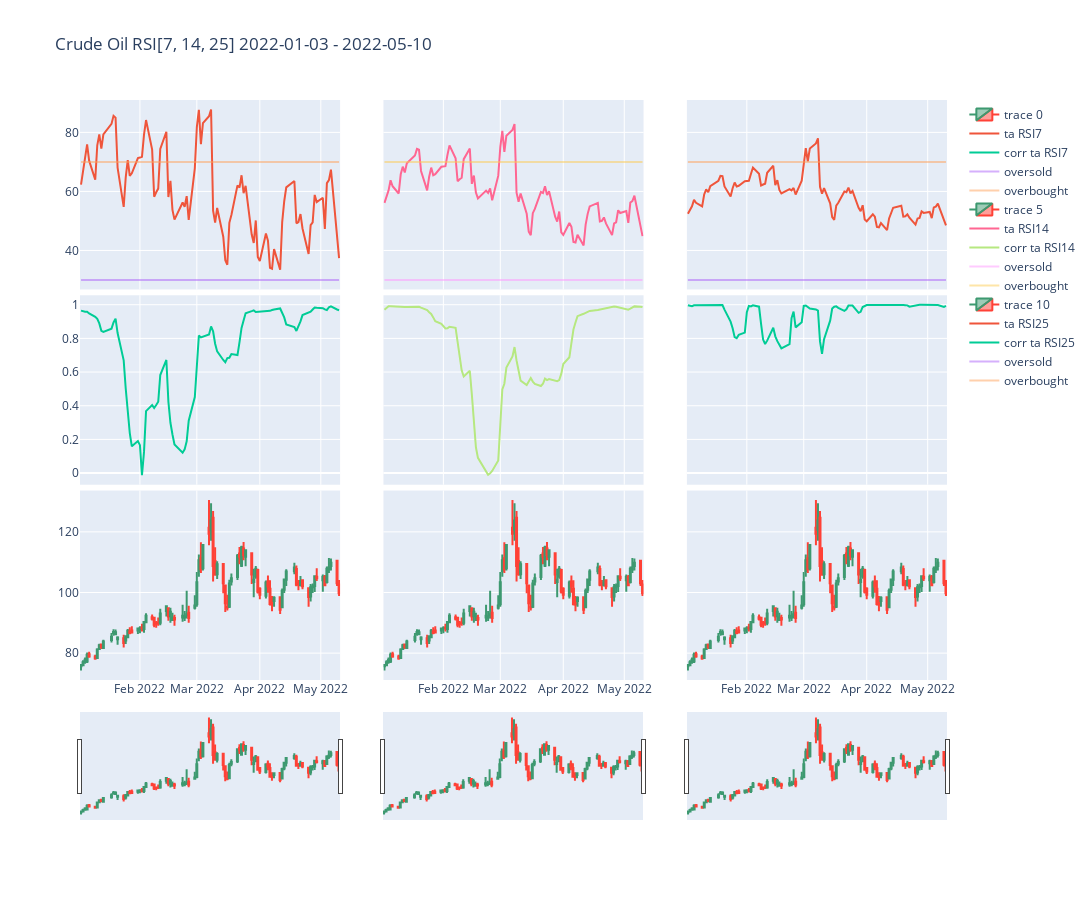
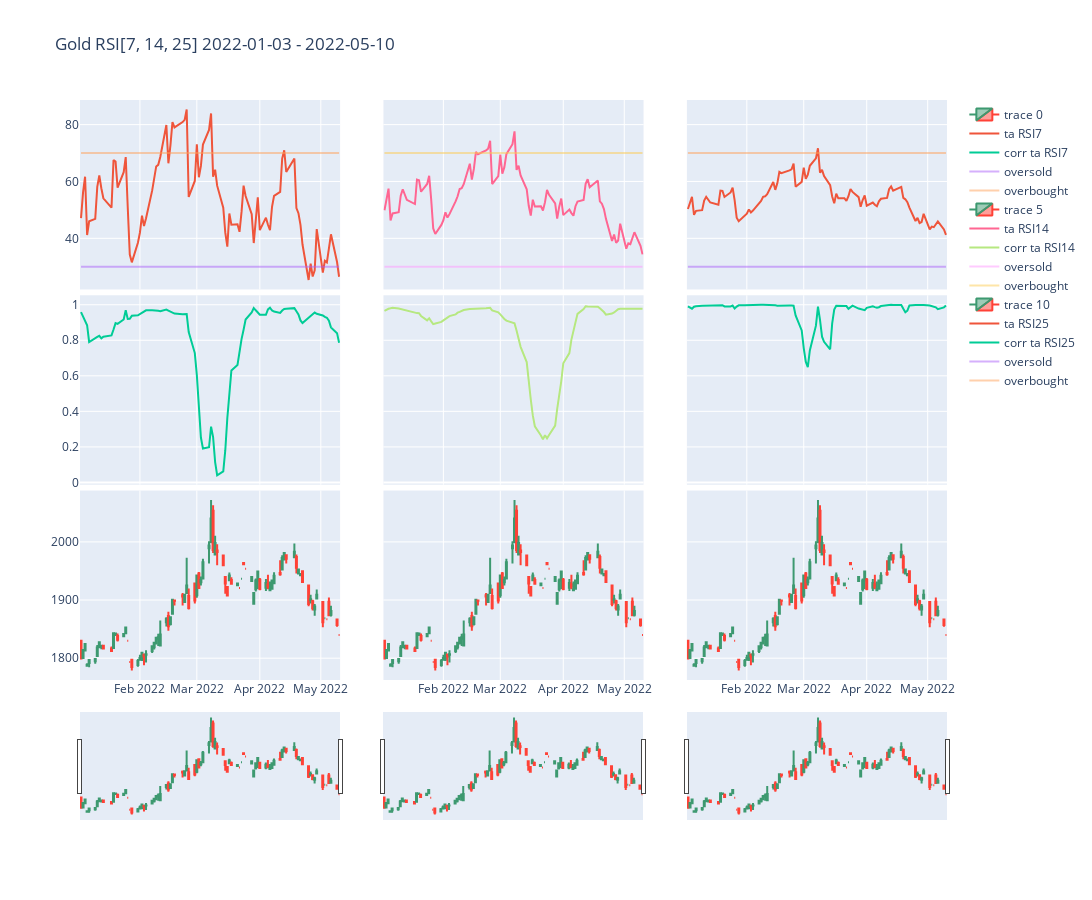

Notebook source saved alongside these figures, in order:
### Code cell
yndxdf = yndxdf['2022-01-01':'2022-09-10']
flotdf = flotdf['2022-01-01':'2022-09-10']

fig_rsi(yndxdf, periods=[7, 14, 25], ly=True, graph=True, mine=False, levels=True).show()
fig_rsi(flotdf, periods=[7, 14, 25], ly=True, graph=True, mine=False, levels=True).show()
